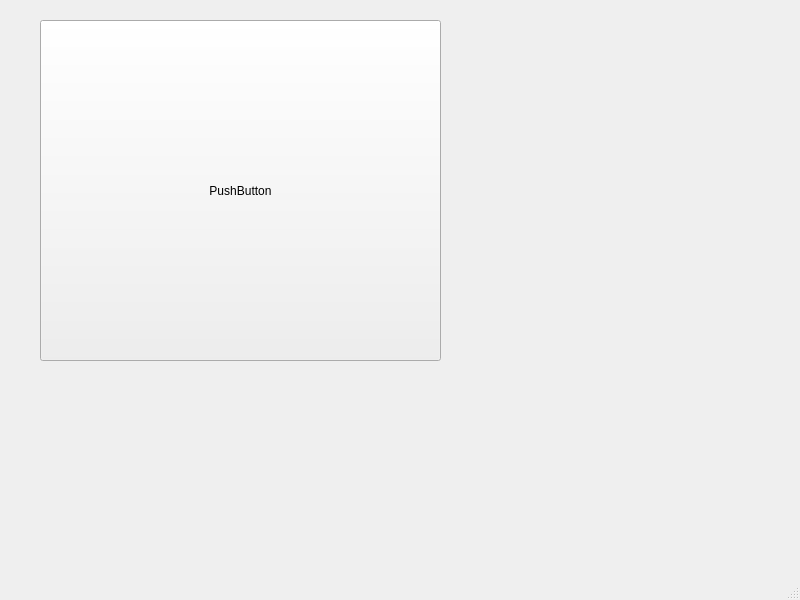
<?xml version="1.0" encoding="UTF-8"?>
<ui version="4.0">
 <class>MainWindow</class>
 <widget class="QMainWindow" name="MainWindow">
  <property name="geometry">
   <rect>
    <x>0</x>
    <y>0</y>
    <width>800</width>
    <height>600</height>
   </rect>
  </property>
  <property name="windowTitle">
   <string>MainWindow</string>
  </property>
  <widget class="QWidget" name="centralwidget">
   <widget class="QPushButton" name="pushButton">
    <property name="geometry">
     <rect>
      <x>40</x>
      <y>20</y>
      <width>401</width>
      <height>341</height>
     </rect>
    </property>
    <property name="minimumSize">
     <size>
      <width>100</width>
      <height>100</height>
     </size>
    </property>
    <property name="maximumSize">
     <size>
      <width>500</width>
      <height>500</height>
     </size>
    </property>
    <property name="text">
     <string>PushButton</string>
    </property>
   </widget>
  </widget>
  <widget class="QMenuBar" name="menubar">
   <property name="geometry">
    <rect>
     <x>0</x>
     <y>0</y>
     <width>800</width>
     <height>24</height>
    </rect>
   </property>
  </widget>
  <widget class="QStatusBar" name="statusbar"/>
 </widget>
 <resources/>
 <connections/>
</ui>
